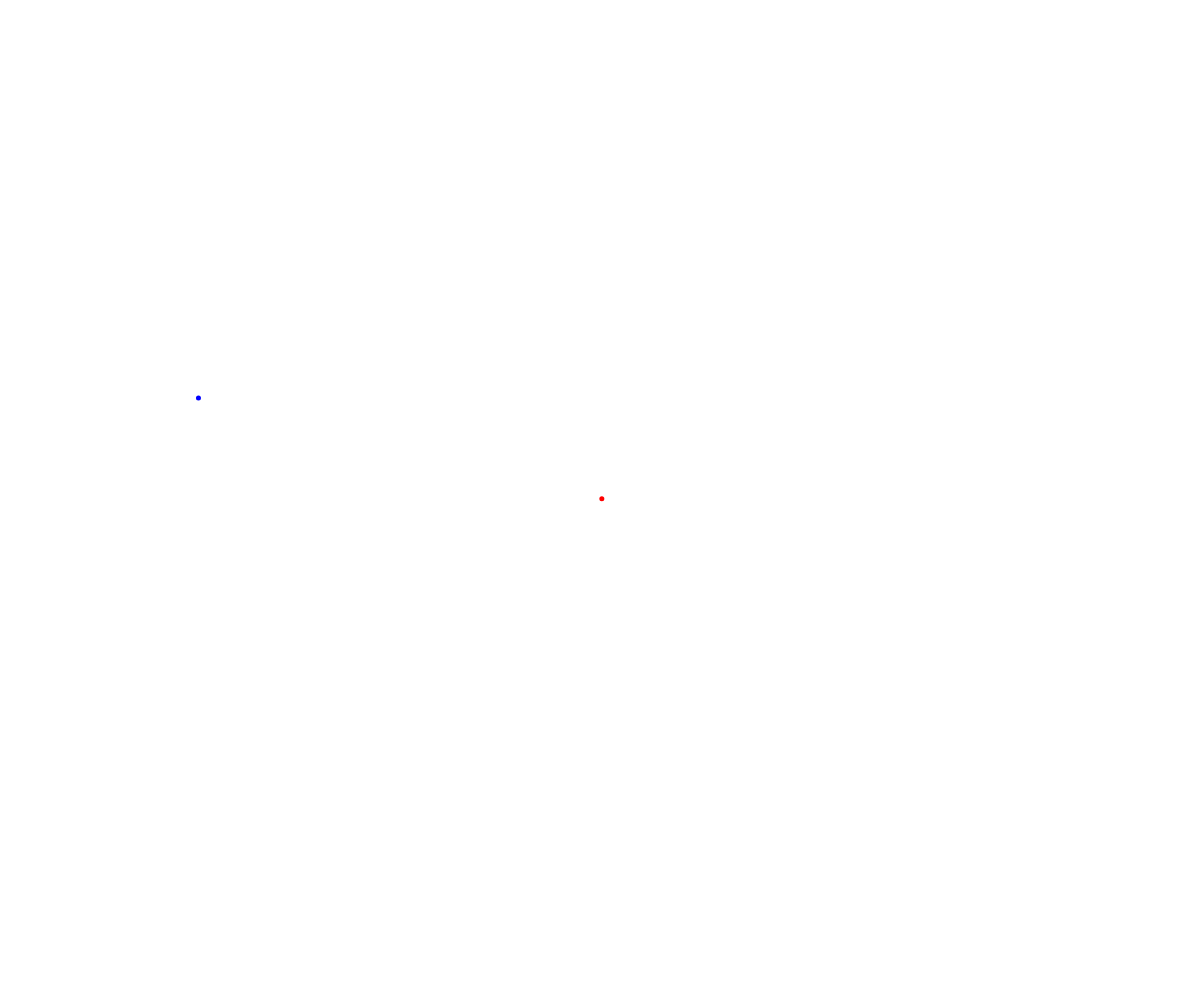
Frame 1 (no input)
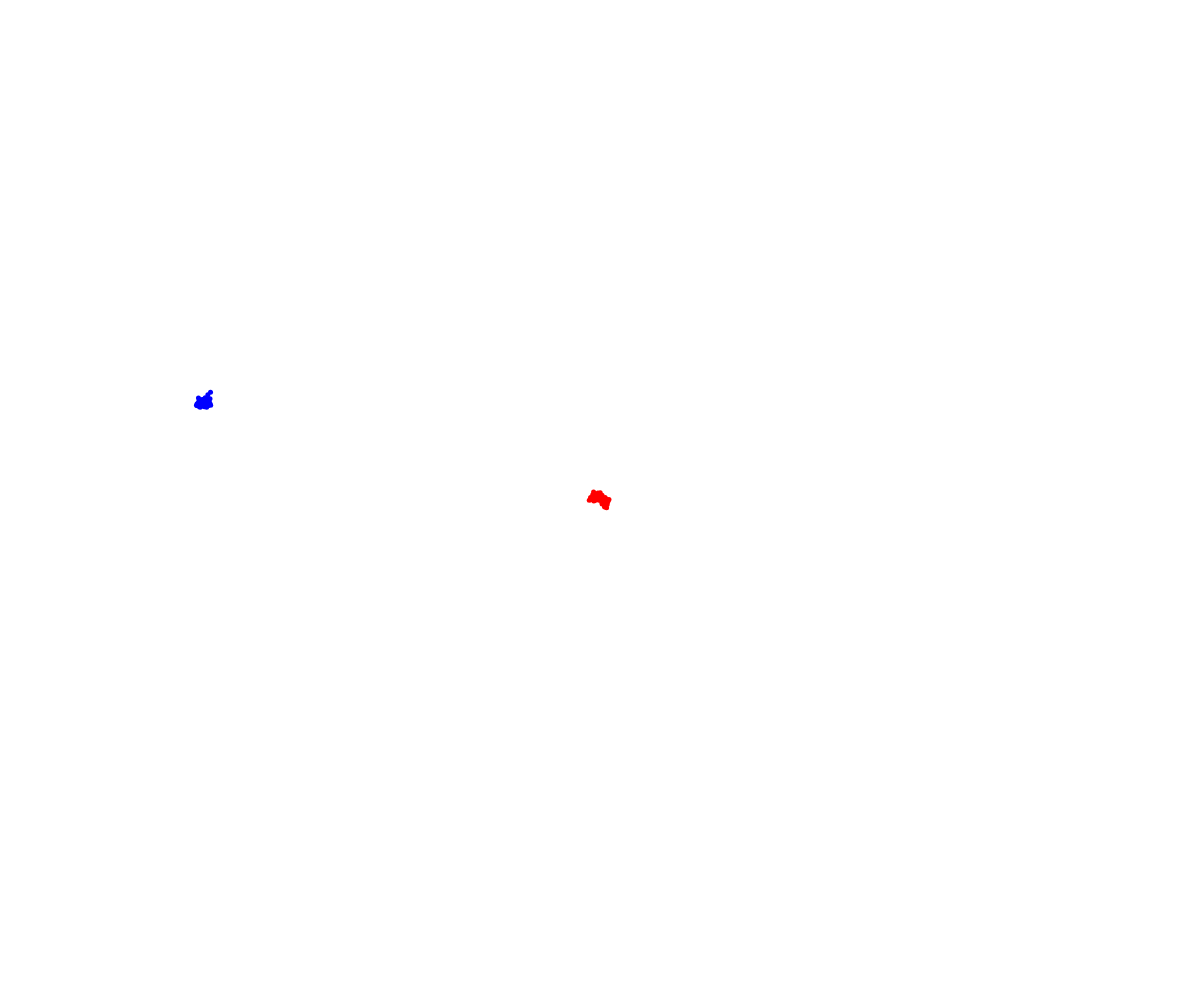
Frame 60 (no input)
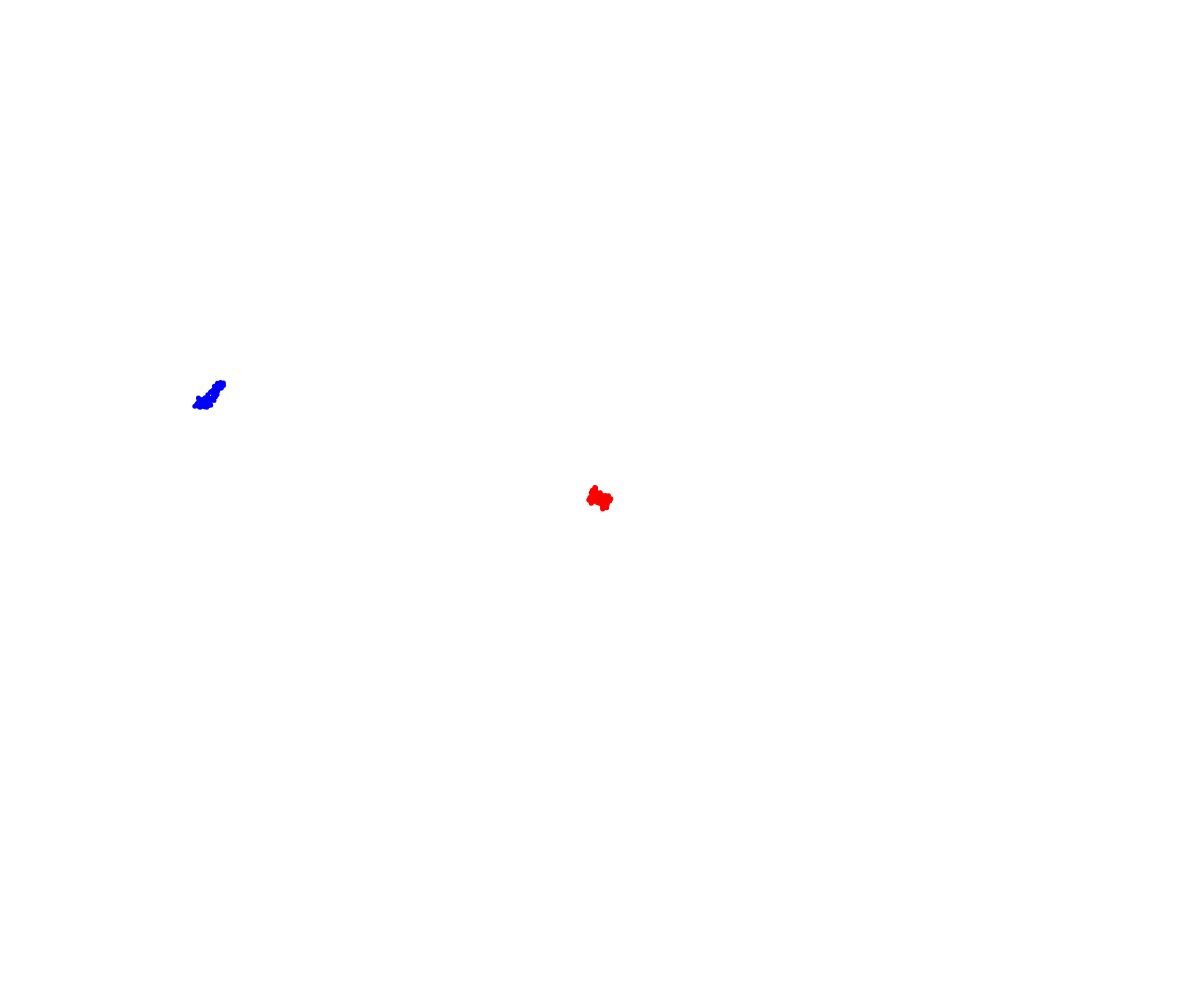
Frame 120 (the mouse pressed at the canvas centre since frame 60)

The p5.js sketch that drew these frames (run headless with seeded random() and noise() and a simulated clock; from frame 60 on, the mouse is pressed at the canvas centre):

// p5.js sketch
// ── sketch.js
// OOP Walker Demo

class Walker {
  constructor(x, y) {
    this.pos = createVector(x, y);
    this.vel = createVector(random(-3, 3), random(-3, 3));
    this.color = "red";
    this.speed = 5;
    this.size = 5;
  }

  display() {
    noStroke();
    fill(this.color);
    circle(this.pos.x, this.pos.y, this.size);
  }

  move() {
    this.vel.set(random(-3, 3), random(-3, 3));
    this.pos.add(this.vel);
  }
}

let kevin;
let wasi;

function setup() {
  createCanvas(windowWidth, windowHeight);
  kevin = new Walker(width/2, height/2);
  wasi = new Walker(200, 400);
  wasi.color = "blue";
}

function draw() {
  kevin.move();
  wasi.move();

  kevin.display();
  wasi.display();
}
